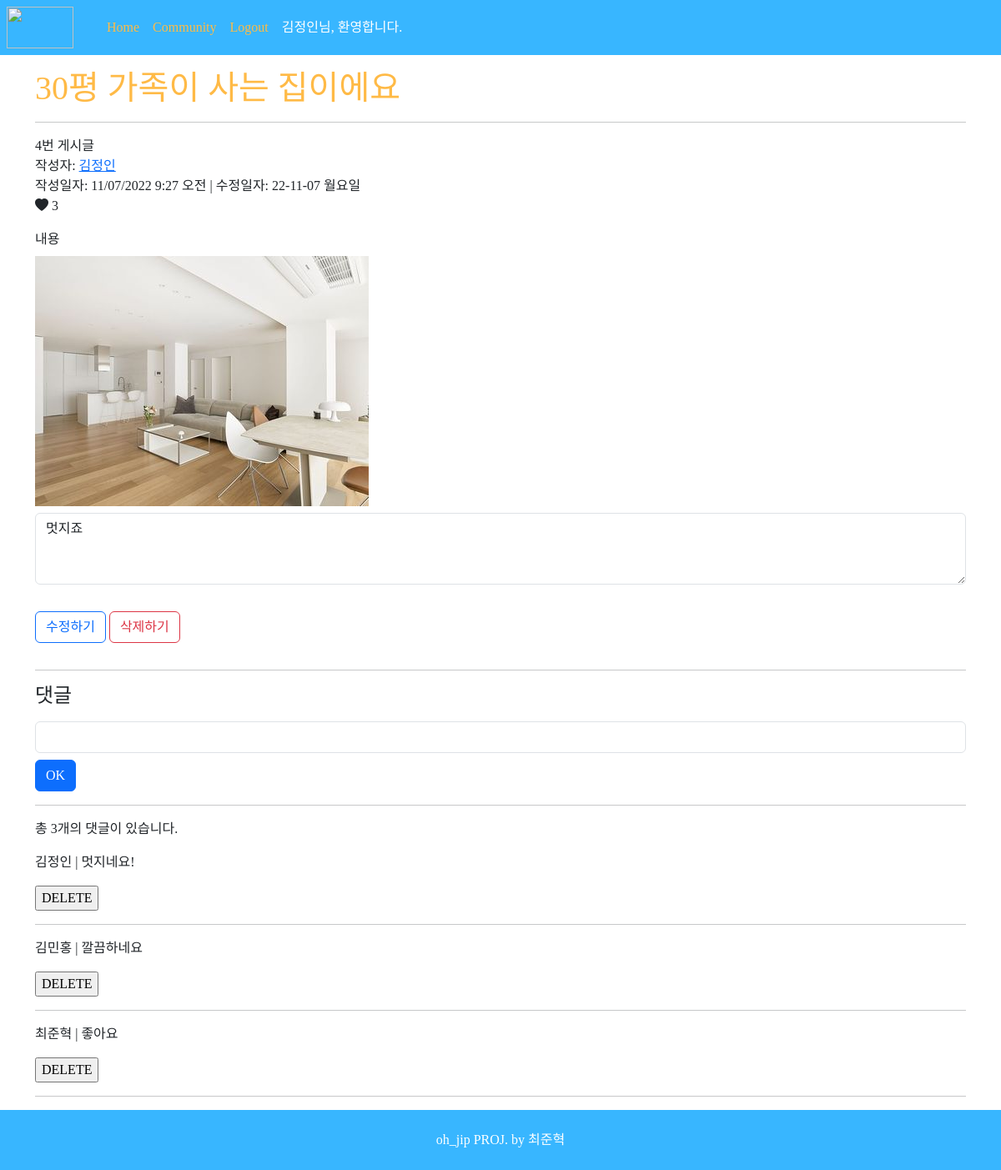
/detail/4 (signed in), run on the app's committed database.
### accounts/models.py (models this page shows, shortened)
class User(AbstractUser):
    followings = models.ManyToManyField('self', symmetrical=False, related_name='followers')

### reviews/models.py (models this page shows)
class Review(models.Model):
    title = models.CharField(max_length=20)
    content = models.TextField(null=False)
    created_at = models.DateTimeField(auto_now_add=True)
    updated_at = models.DateTimeField(auto_now=True)
    image = ProcessedImageField(
        upload_to="images/",
        blank=True,
        processors=[ResizeToFill(400, 300)],
        format="JPEG",
        options={"quality": 80},
    )
    image_thumbnail = ProcessedImageField(
        upload_to="images/",
        blank=True,  # settings.py 원본 ImageField 명
        processors=[Thumbnail(400, 300)],  # 처리할 작업목록
        format="JPEG",  # 최종 저장 포맷
        options={"quality": 80},
    )  # 저장 옵션
    user = models.ForeignKey(
        settings.AUTH_USER_MODEL, on_delete=models.CASCADE, null=True
    )
    like_users = models.ManyToManyField(
        settings.AUTH_USER_MODEL, related_name="like_articles"
    )

class Comment(models.Model):
    content = models.TextField()
    created_at = models.DateTimeField(auto_now_add=True)
    article = models.ForeignKey(Review, on_delete=models.CASCADE)
    user = models.ForeignKey(
        settings.AUTH_USER_MODEL, on_delete=models.CASCADE, null=True
    )

### reviews/views.py (the view)
# urls.py: path('detail/<int:pk>', views.detail, name='detail'),
def detail(request, pk):
    review = get_object_or_404(Review, pk=pk)
    context = {
        'review': review,
        'comment': review.comment_set.all(),
        }
    return render(request, 'reviews/detail.html', context)

### reviews/templates/reviews/detail.html (shortened to what this page needs)
{% extends 'base.html' %}
{% load django_bootstrap5 %}
{% block body %}
  <div class="container mt-3 mb-3">
    <h1 style="color: #FFBA46;">{{ review.title }}</h1>
    <hr>
    <span>{{ review.pk }}번 게시글</span><br>
    <span>작성자:
      <a href="{% url 'accounts:detail' review.user.pk %}">{{ review.user.username }}</a>
    </span><br>
    <span>작성일자:
      {{ review.created_at|date:"SHORT_DATETIME_FORMAT" }}
      | 수정일자:
      {{ review.updated_at|date:"y-m-d D" }}</span><br>
    {% if request.user.is_authenticated %}
      {% if request.user in review.like_users.all %}
        <i id="like-btn" data-article-id="{{ review.pk }}" class="bi bi-heart-fill"></i>
      {% else %}
        <i id="like-btn" data-article-id="{{ review.pk }}" class="bi bi-heart"></i>
      {% endif %}
    {% endif %}
    <span id="like-count">{{ review.like_users.count }}</span>
    <div class="mb-3 mt-3">
      <label for="reviewContent" class="form-label">내용</label><br>
      {% if review.image %}
        <img class="mb-2" src="{{ review.image.url }}" alt="{{ review.image }}" width="400" height="300">
      {% endif %}
      <textarea name='content' class="form-control" id="reviewContent" rows="3" readonly="readonly">{{ review.content }}
      </textarea>
    </div>
    {% if request.user == review.user %}
      <div>
        <a class="btn btn-outline-primary my-3" href="{% url 'reviews:update' review.pk %}">수정하기</a>
        <a class="btn btn-outline-danger my-3" href="{% url 'reviews:delete' review.pk %}">삭제하기</a>
      </div>
    {% endif %}
    <hr>
    <h4 class="my-3">댓글</h4>
    {% if request.user.is_authenticated %}
    <form id="comment-form" data-article-id="{{ review.pk }}" >
      <div class="mb-2">
        <input name='content' class="form-control" id="comment_form" rows="3"></input>
      </div>
      {% bootstrap_button button_type="submit" content="OK" %}
    </form>
    {% endif %}
    <hr>
    <p>총 {{ comment.count }}개의 댓글이 있습니다.</p>
    <div id="comments">
      {% for comment in comment %}
        <p>{{ comment.user.username }} | {{ comment.content }}</p>
        <form action="{% url 'reviews:comment_delete' review.pk comment.pk %}" method="POST">
          <input type="submit" value="DELETE">
        </form>
        <hr>
        {% empty %}
        <p>댓글이 없어요 ㅠ_ㅠ</p>
      {% endfor %}
    </div>
  </div>
{% endblock %}

### reviewpjt/templates/base.html (shortened to what this page needs)
{% load django_bootstrap5 %}
{% load static %}
<!DOCTYPE html>
<html lang="ko">
  <head>
    {% bootstrap_css %}
    {% block css %}
      <link rel="stylesheet" href="{% static 'css/movie.css' %}">
      <link rel="stylesheet" href="https://cdn.jsdelivr.net/npm/bootstrap-icons@1.9.1/font/bootstrap-icons.css">
      {% endblock css %}
  </head>
  <body>
    <nav class="navbar navbar-expand-lg" style="background-color:#38b6ff;">
      <div class="nav mx-1">
        <a href="{% url 'reviews:index' %}"><img class="nav-logo mx-1" src="https://user-images.githubusercontent.com/75712723/200228137-aa504fc6-dc6d-415c-a061-7881e3704bad.png"/></a>
      </div>
      <div class="collapse navbar-collapse" id="navbarSupportedContent">
        <ul class="navbar-nav mb-2 mx-3 mb-lg-0 ms-lg-4 align-items-end">
          <li class="nav-item">
            <a class="menu nav-link active" href="{% url 'reviews:index' %}" style="color: #FFBA46;">Home</a>
          </li>
          <li class="nav-item">
            <a class="nav-link" href="{% url 'reviews:community' %}" style="color: #FFBA46;">Community</a>
          </li>
          {% if request.user.is_authenticated %}
            <li class="nav-item">
              <a class="nav-link" href="{% url 'accounts:logout' %}" style="color: #FFBA46;">Logout</a>
            </li>
            <li class="nav-item">
              <a class="nav-link" style="color:white;" href="{% url 'accounts:detail' user.pk %}" style="color: #FFBA46;">{{ request.user }}님, 환영합니다.</a>
            </li>
          {% endif %}
        </ul>
      </div>
    </nav>
    {% block body %}{% endblock body %}
    <footer class="py-4 css-2iocjw bottom-0" style="background-color:#38b6ff;">
      <div class="container px-4 px-lg-5">
        <p class="m-0 text-center text-white">oh_jip PROJ. by 최준혁</p>
      </div>
    </footer>
  </body>
</html>

### reviews/static/css/movie.css (style rules this page uses)
* { font-family: 'NetflixSans'; }

### reviewpjt/templates/base.html (style rules this page uses)
* { font-family: 'NetflixSans'; }
.nav-logo { width: 5rem; object-fit: cover; height: 50px; }
a { text-decoration: none; color: inherit; }

### data on the page
User: user "김정인"
Review: title "30평 가족이 사는 집이에요", pk "4", user.username "김정인", created_at "11/07/2022 9:27 오전", updated_at "22-11-07 월요일", like_users.count "3", image (picture), content "멋지죠", count "3"
Comment: user.username "김정인", content "멋지네요!"
Comment: user.username "김민홍", content "깔끔하네요"
Comment: user.username "최준혁", content "좋아요"
